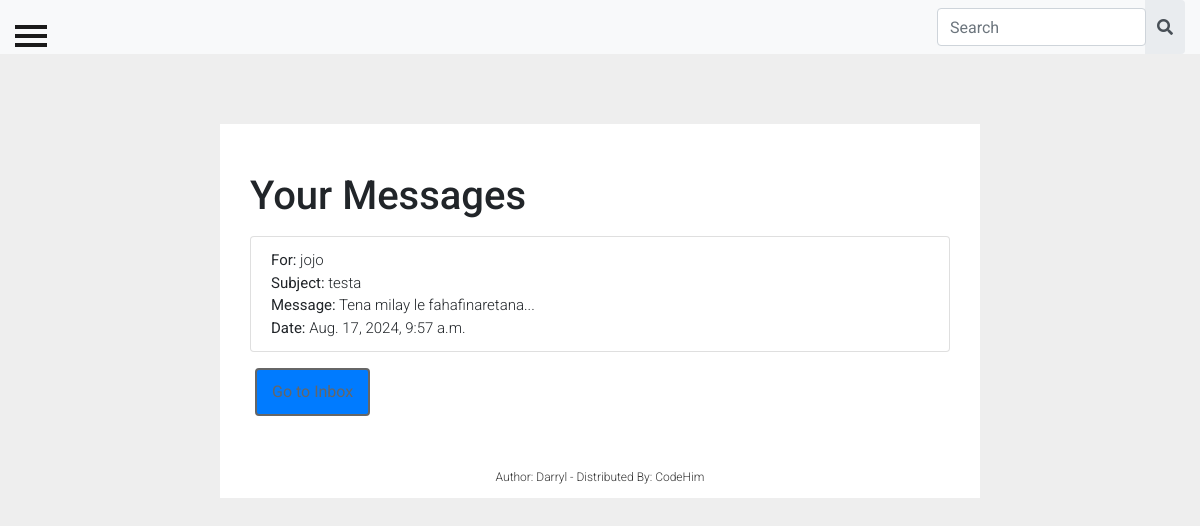
/messages/sents/ (signed in), run on the app's committed database.
### messaging/models.py (models this page shows, shortened)
class Message(models.Model):
    sender = models.ForeignKey(settings.AUTH_USER_MODEL, on_delete=models.CASCADE, related_name='sent_messages')
    recipient = models.ForeignKey(settings.AUTH_USER_MODEL, on_delete=models.CASCADE, related_name='received_messages')
    subject = models.CharField(max_length=255)
    body = models.TextField()
    sent_at = models.DateTimeField(auto_now_add=True)
    is_read = models.BooleanField(default=False)
    is_spam = models.BooleanField(default=False)

### messaging/views.py (the view)
# urls.py: path('sents/', views.sent_messages, name='sents_messages'),
@login_required
def sent_messages(request):
    sent_messages = Message.objects.filter(sender=request.user, is_spam=False)
    return render(request, 'messages/sents.html', {'messages': sent_messages})

### messaging/templates/messages/sents.html (shortened to what this page needs)
{% extends "messages/base.html" %}
{% block content %}
    <div class="container mt-5">
        <h1 class="mb-3">Your Messages</h1>
        <ul class="list-group">
            {% for message in messages %}
                <li class="list-group-item">
                    <strong>For:</strong> {{ message.recipient.username }} <br>
                    <strong>Subject:</strong> {{ message.subject }} <br>
                    <strong>Message:</strong> {{ message.body | truncatechars:50 }}... <br>
                    <strong>Date:</strong> {{ message.sent_at }}
                </li>
            {% empty %}
                <li class="list-group-item">No messages</li>
            {% endfor %}
        </ul>
        <a href="{% url 'inbox' %}" class="btn btn-primary mt-3">Go to Inbox</a>
    </div>
{% endblock content %}

### messaging/static/messaging/css/style.css (style rules this page uses)
body { position: relative; overflow-x: hidden; background-color: #CFD8DC; }
body, html { height: 100%; }

### messaging/static/messaging/css/demo.css (style rules this page uses)
* { margin: 0; padding: 0; }
body { font-family: 'Roboto', sans-serif; font-style: normal; font-weight: 300; font-smoothing: antialiased; -webkit-font-smoothing: antialiased; -moz-osx-font-smoothing: grayscale; font-size: 15px; background: #eee; }
a.btn { text-decoration: none; color: #666; border: 2px solid #666; padding: 10px 15px; display: inline-block; margin-left: 5px; }
.btn:before { font-family: FontAwesome; font-weight: normal; margin-right: 10px; }

### data on the page
Message: recipient.username "jojo", subject "testa", body "Tena milay le fahafinaretana", sent_at "Aug. 17, 2024, 9:57 a.m."
